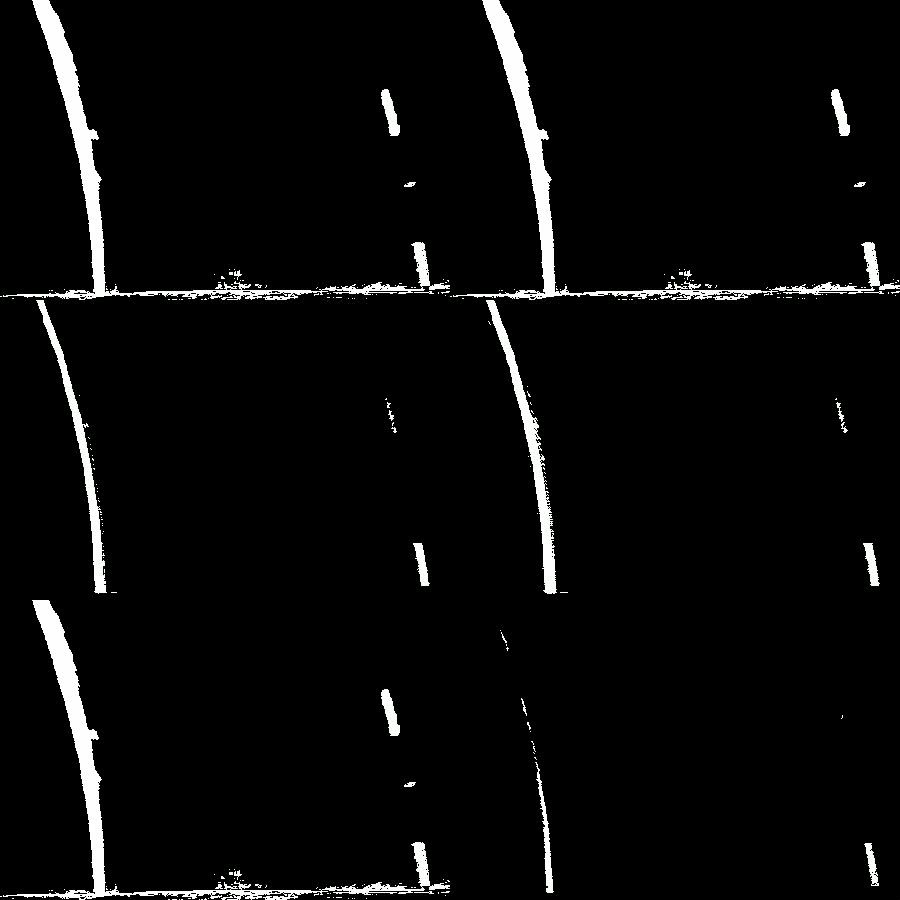
#> input picture frame 2 of mask_comparison.mp4, 900 x 900 px, given in place of project_video.mp4, which was not available
$ python experiment_with_image_processing.py
#> lines starting #> are read from the running program, lines starting #| are printed output that depends on the picture; after the words box and inside, x2 and y2 are one past the last pixel; in counts of white or black regions, pixels touching at a corner belong together; pictures that were not available may be replaced by others from this repository, and a replacement may not be noted
### carnd_advanced_lane_detection/image_transformations/perspective_transform.py
import cv2
import numpy as np

# TODO : determine good points for perspective transform, these are just the result of some early experiments
ROAD_SRC = np.float32([[250, 720], [589, 463], [701, 463], [1030, 720]])
ROAD_DST = np.float32([[250, 720], [250, 0], [1030, 0], [1030, 720]])


def road_perspective_transform(img, inverse=False):
    """Performs the perspective transform specific to mapping a vehicle
    camera image into a bird's eye view.

    :param img: An image object
    :param inverse: Boolean, whether to compute inverse transform
    :return: An image object with the perspective transform applied, either forward transform if param inverse is
             missing or False, or inverse transform if inverse param is set to True"""

    if img is None:
        return None
    transform_points_params = (ROAD_DST, ROAD_SRC) if inverse else (ROAD_SRC, ROAD_DST)
    return perspective_transform(img, *transform_points_params)


def perspective_transform(img, src, dst):
    """Performs generic perspective transform for any src and dst trapezoids

    :param img: source image
    :param src: the source trapezoid
    :param dst: the destination trapezoid:
    :return: the image transformed with the input parameters using openCV's
             warpPerspective function"""

    assert img is not None
    m = cv2.getPerspectiveTransform(src, dst)
    return cv2.warpPerspective(img, m, (img.shape[1], img.shape[0]), flags=cv2.INTER_LINEAR)

### carnd_advanced_lane_detection/image_transformations/colorspace_conversions.py
import numpy as np
import cv2


def mass_rgb_to_grayscale(images):
    return np.array(list(map(rgb_to_grayscale, images)))


def mass_brg_to_grayscale(images):
    return np.array(list(map(brg_to_grayscale, images)))


def rgb_to_grayscale(image):
    return cv2.cvtColor(image, cv2.COLOR_RGB2GRAY)


def brg_to_grayscale(image):
    return cv2.cvtColor(image, cv2.COLOR_BGR2GRAY)


def brg_to_rgb(image):
    return cv2.cvtColor(image, cv2.COLOR_BGR2RGB)


def rgb_to_hls(image):
    return cv2.cvtColor(image, cv2.COLOR_RGB2HLS)


def gray_to_rgb(image):
    return cv2.cvtColor(image, cv2.COLOR_GRAY2RGB)


def scale_grayscale_to_255(image):
    return np.uint8(255 * image / np.max(image))


def rgb_to_s_channel(image):
    return cv2.cvtColor(image, cv2.COLOR_RGB2HLS)[:, :, 2]


def normalize_brightness(img):
    img_yuv = cv2.cvtColor(img, cv2.COLOR_RGB2YUV)

    # equalize the histogram of the Y channel
    img_yuv[:, :, 0] = cv2.equalizeHist(img_yuv[:, :, 0])

    # convert the YUV image back to RGB format
    return cv2.cvtColor(img_yuv, cv2.COLOR_YUV2RGB)

### carnd_advanced_lane_detection/masks/color_masks.py
import numpy as np


def saturation_mask(s_image, thresh=(0, 255)):
    binary = np.zeros_like(s_image)
    binary[(s_image > thresh[0]) & (s_image <= thresh[1])] = 1
    return binary

### carnd_advanced_lane_detection/utils/scripts/experiment_with_image_processing.py
import os
import cv2
import matplotlib.pyplot as plt
import numpy as np
from matplotlib import image as mpimg
from moviepy.editor import VideoFileClip

from carnd_advanced_lane_detection import ROOT_DIR
from carnd_advanced_lane_detection.image_transformations.colorspace_conversions import brg_to_rgb, rgb_to_s_channel, \
    scale_grayscale_to_255, gray_to_rgb, normalize_brightness, rgb_to_grayscale
from carnd_advanced_lane_detection.image_transformations.perspective_transform import perspective_transform, \
    road_perspective_transform
from carnd_advanced_lane_detection.masks.color_masks import saturation_mask
from carnd_advanced_lane_detection.masks.gradient_masks import mag_thresh, dir_threshold
from carnd_advanced_lane_detection.masks.combined_masks import submission_combined
from carnd_advanced_lane_detection.utils.visualize_images import one_by_two_plot, visualize_lanes_with_polynomials, \
    return_superimposed_polyfits
from carnd_advanced_lane_detection.fit_functions.fit_polynomial import sliding_window_polyfit

PERSPECTIVE_CALIBRATION_PATH = os.path.join(ROOT_DIR, 'images', 'perspective_calibration_image.png')
PERSPECTIVE_TEST_PATH = os.path.join(ROOT_DIR, 'images', 'perspective_test_image.png')

TRANSFORMED_VIDEO_OUTPUT_PATH = os.path.join(ROOT_DIR, 'transformed.mp4')


# TODO: early experiments
SRC = np.float32([[285, 720], [578, 473], [721, 473], [1172, 720]])
DST = np.float32([[285, 720], [285, 0], [1172, 0], [1000, 720]])


# [69 lines left out: functions display, saturation_mask_image, display_single_saturation_masked_image, display_single_saturation_masked_transformed_image, display_single_saturation_masked_transformed_image_with_polyfit, transform_and_saturation_mask_image, not called in this run]


def display_transformed_frames():
    cap = cv2.VideoCapture(os.path.join(ROOT_DIR, 'project_video.mp4'))
    fourcc = cv2.VideoWriter_fourcc(*'mp4v')
    out = cv2.VideoWriter()
    out.open(os.path.join(ROOT_DIR, 'mask_comparison.mp4'), fourcc, 20.0, (900, 900), True)

    frame_count = 1
    while cap.isOpened():

        print("Frame number {}".format(frame_count))

        frame_count += 1

        ret, frame = cap.read()
#> frame is the input picture: shape (900, 900, 3); mean B, G, R 10.2, 10.2, 10.2
        if not ret:
            break

        # [8 lines of commented-out code are left out]
        frame = road_perspective_transform(frame)
#> in perspective_transform, `m = cv2.getPerspectiveTransform(src, dst)`: m = [[-0.715, -1.54, 1107.4], [4.42e-16, -2, 927], [0, -0.00238, 1]]
        if frame is not None:
            frame_normalized = normalize_brightness(frame)
#> in normalize_brightness, `img_yuv = cv2.cvtColor(img, cv2.COLOR_RGB2YUV)`: img_yuv: shape (900, 900, 3); mean of channels 0, 1, 2 7.4, 128, 128
#> in normalize_brightness, `img_yuv[:, :, 0] = cv2.equalizeHist(img_yuv[:, :, 0])`: img_yuv: shape (900, 900, 3); mean of channels 0, 1, 2 7.9, 128, 128
            # if 400 < frame_count < 600:
            #     mpimg.imsave("/tmp/frame-{}.png".format(frame_count - 2), frame)
            s_image = rgb_to_s_channel(frame_normalized)
#> in rgb_to_s_channel, `return cv2.cvtColor(image, cv2.COLOR_RGB2HLS)[:, :, 2]`:
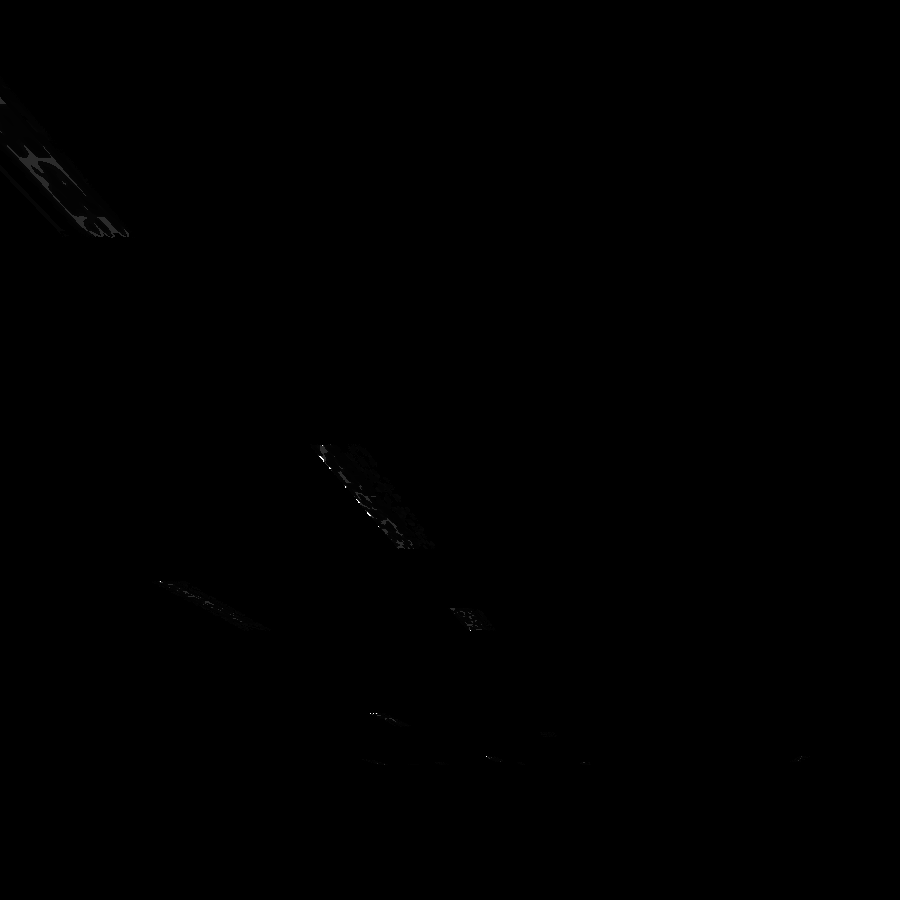
#> returned value: shape (900, 900); min 0, max 255, mean 0.1
            clahe = cv2.createCLAHE(clipLimit=2.0, tileGridSize=(8, 8))
            equalized = clahe.apply(s_image)


            s_image_nonnorm = rgb_to_s_channel(frame)


            equalized_nonnorm = clahe.apply(s_image_nonnorm)
            combined_nonnorm = np.hstack((s_image_nonnorm, equalized_nonnorm))
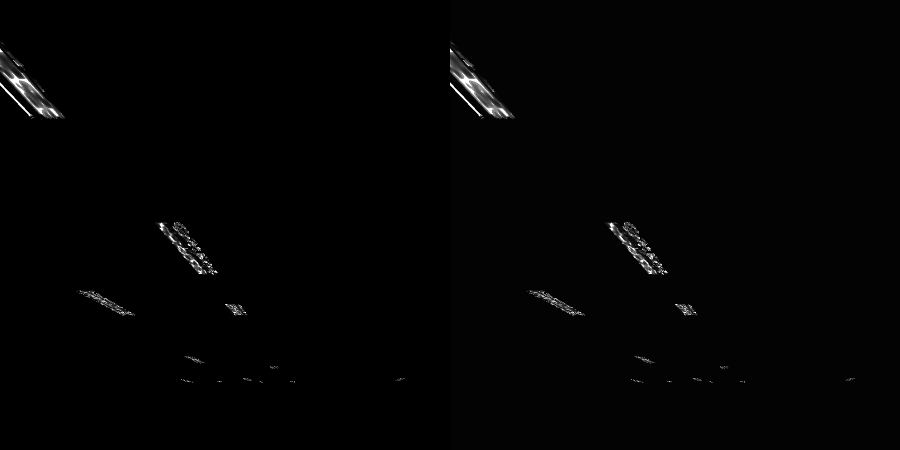
#> combined_nonnorm: shape (900, 1800) (shown at 1/2 size); min 0, max 255, mean 3
            combined_nonnorm = cv2.resize(combined_nonnorm, (900, 300))
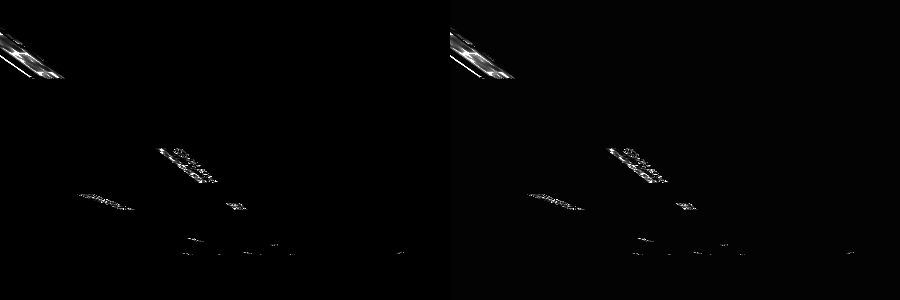
#> combined_nonnorm: shape (300, 900); min 0, max 255, mean 3
            masked_nonnorm = saturation_mask(combined_nonnorm, (170, 255))
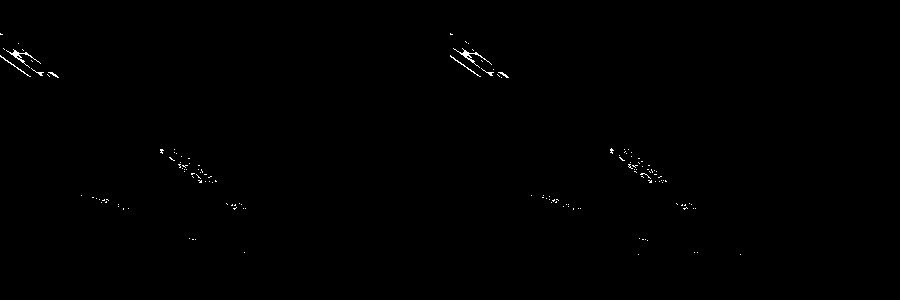
#> masked_nonnorm: shape (300, 900); values 0 (black) and 1 (white), 0.27% white in thin lines or dots, all inside (x1, y1, x2, y2) = (0, 33, 741, 255)

            equalized2 = normalize_brightness(gray_to_rgb(s_image))
#> in normalize_brightness (call 2), `img_yuv = cv2.cvtColor(img, cv2.COLOR_RGB2YUV)`: img_yuv: shape (900, 900, 3); mean of channels 0, 1, 2 0.1, 128, 128
#> in normalize_brightness (call 2), `img_yuv[:, :, 0] = cv2.equalizeHist(img_yuv[:, :, 0])`: img_yuv: shape (900, 900, 3); mean of channels 0, 1, 2 2.7, 128, 128
            equalized3 = normalize_brightness(gray_to_rgb(s_image_nonnorm))
#> in normalize_brightness (call 3), `img_yuv = cv2.cvtColor(img, cv2.COLOR_RGB2YUV)`: img_yuv: shape (900, 900, 3); mean of channels 0, 1, 2 1.5, 128, 128
#> in normalize_brightness (call 3), `img_yuv[:, :, 0] = cv2.equalizeHist(img_yuv[:, :, 0])`: img_yuv: shape (900, 900, 3); mean of channels 0, 1, 2 2.4, 128, 128
            combined_luminosity_normalized = np.hstack((equalized2, equalized3))
            combined_luminosity_normalized = cv2.resize(combined_luminosity_normalized, (900, 300))
#> combined_luminosity_normalized: shape (300, 900, 3)
            combined_luminosity_normalized = rgb_to_grayscale(combined_luminosity_normalized)
            masked_3 = saturation_mask(combined_luminosity_normalized, (254,255))
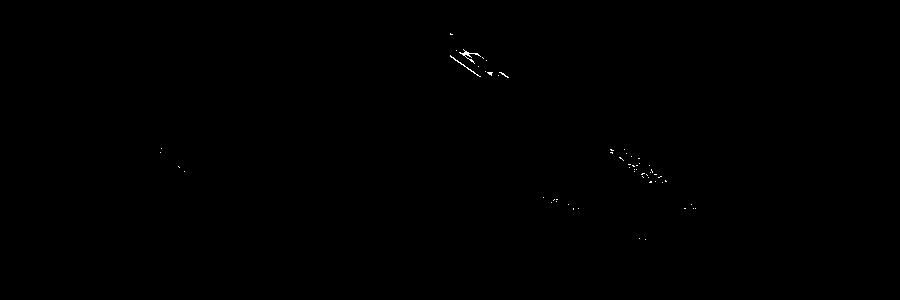
#> masked_3: shape (300, 900); values 0 (black) and 1 (white), 0.09% white in thin lines or dots, all inside (x1, y1, x2, y2) = (160, 33, 696, 240)

            # [5 lines of commented-out code are left out]
            combined = np.hstack((s_image, equalized))
            combined = cv2.resize(combined, (900, 300))
#> combined: shape (300, 900)
            masked_normalized = saturation_mask(combined, (254, 255))
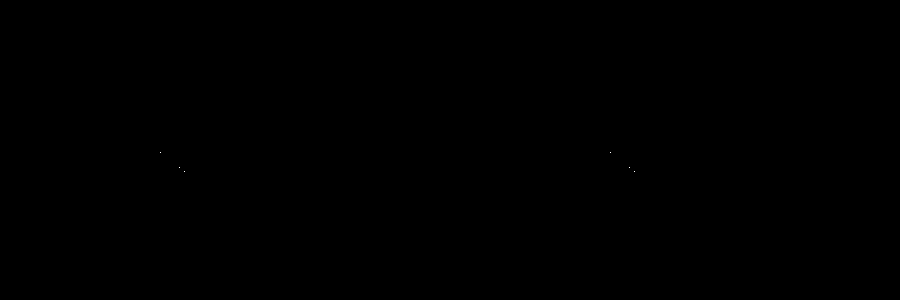
#> masked_normalized: shape (300, 900); values 0 (black) and 1 (white), 0% white in thin lines or dots, all inside (x1, y1, x2, y2) = (160, 152, 635, 172)

            ultimate_combined = np.vstack((masked_normalized, masked_nonnorm, masked_3))
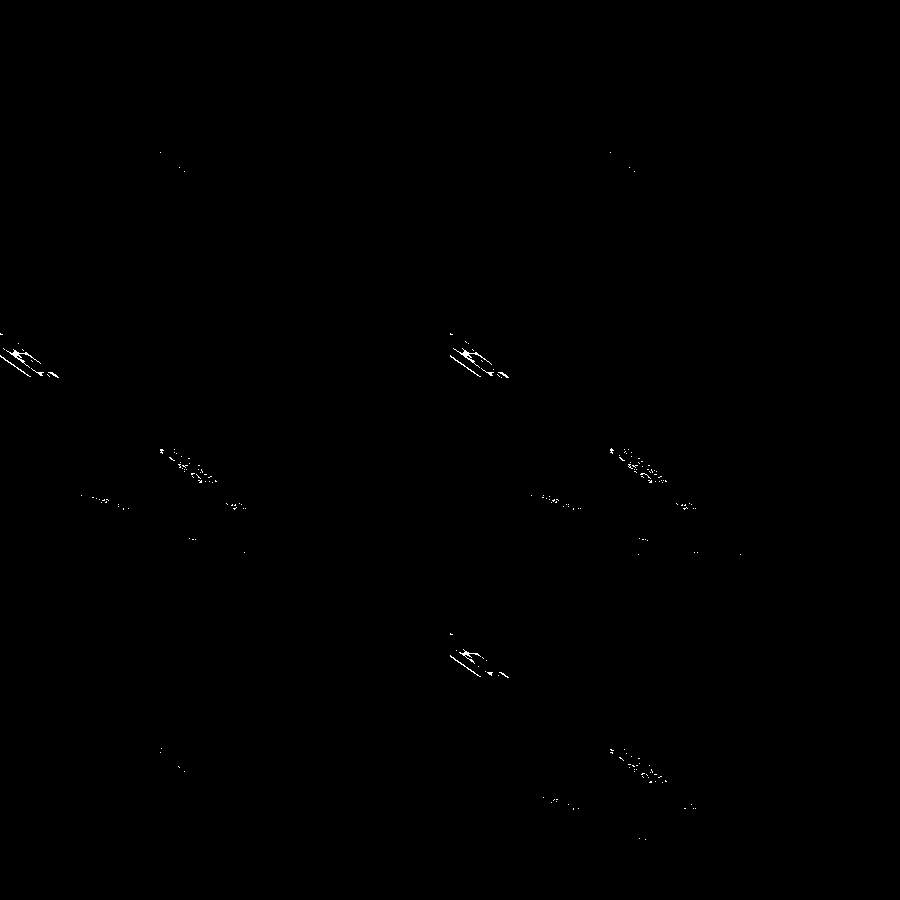
#> ultimate_combined: shape (900, 900); values 0 (black) and 1 (white), 0.12% white in thin lines or dots, all inside (x1, y1, x2, y2) = (0, 152, 741, 840)
            # [6 lines of commented-out code are left out]
            ultimate_combined = scale_grayscale_to_255(ultimate_combined)

            # [13 lines of commented-out code are left out]
            cv2.imshow('frame', ultimate_combined)
            out.write(gray_to_rgb(ultimate_combined))
        if cv2.waitKey(1) & 0xFF == ord('q'):
#> (key q is pressed here)
            break

    cap.release()
    out.release()
    cv2.destroyAllWindows()

# [43 lines left out: functions display_partly_transformed_frames, load_video_capture_frames, not called in this run]


def perspective_transform_single_image(img):
    transformed_img = perspective_transform(img, SRC, DST)
    return transformed_img


if __name__ == "__main__":

    # [10 lines of commented-out code are left out]

    display_transformed_frames()
    # [13 lines of commented-out code are left out]

$ run again, starting later in the video
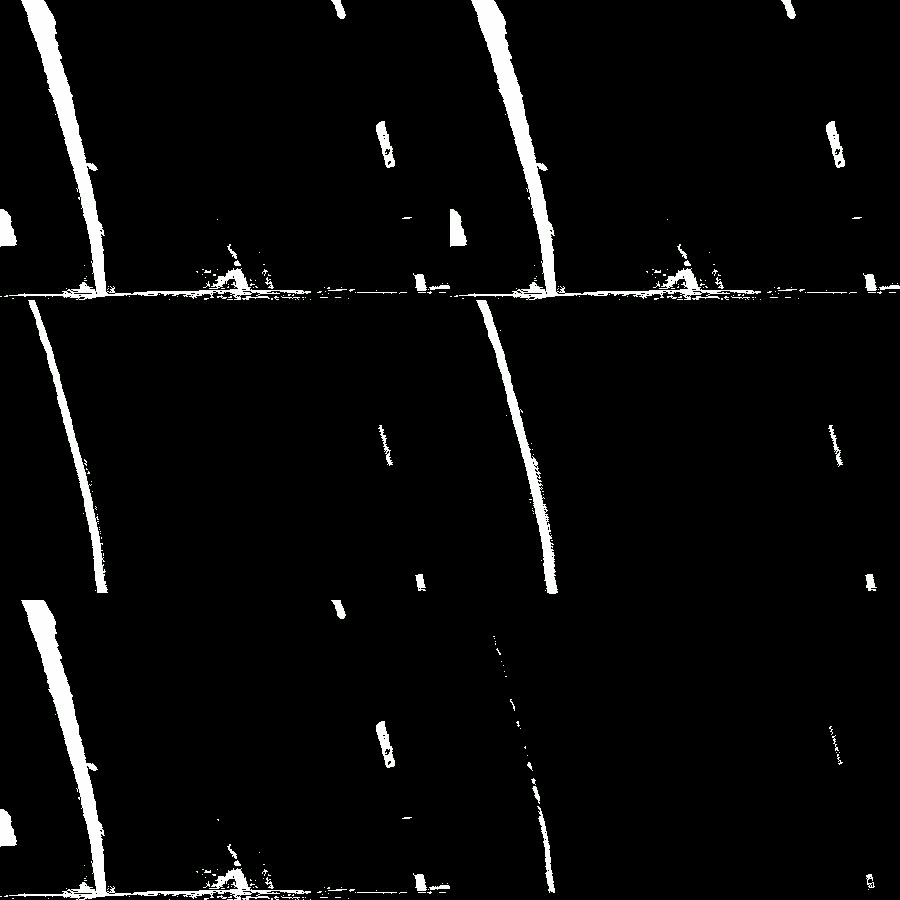
#> input picture frame 17 of mask_comparison.mp4, 900 x 900 px, given in place of project_video.mp4, which was not available
#> in display_transformed_frames, frame is the input picture: shape (900, 900, 3); mean B, G, R 10, 10.1, 10
#> m = [[-0.715, -1.54, 1107.4], [4.42e-16, -2, 927], [0, -0.00238, 1]]
#> in display_transformed_frames, `masked_nonnorm = saturation_mask(combined_nonnorm, (170, 255))`:
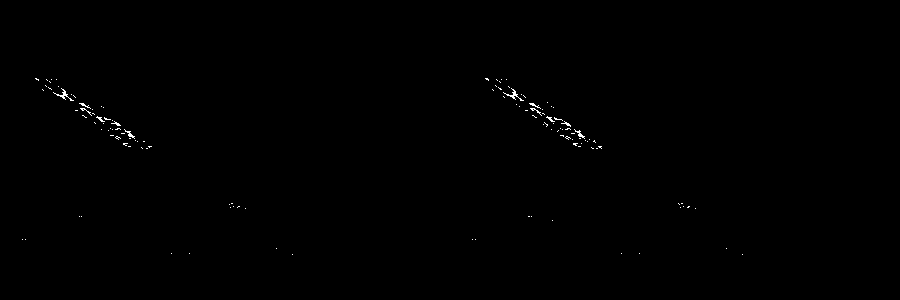
#> masked_nonnorm: shape (300, 900); values 0 (black) and 1 (white), 0.23% white in thin lines or dots, all inside (x1, y1, x2, y2) = (22, 78, 743, 255)
#> masked_3: shape (300, 900); values 0 (black) and 1 (white), 0.13% white in thin lines or dots, all inside (x1, y1, x2, y2) = (25, 76, 727, 254)
#> masked_normalized: shape (300, 900); values 0 (black) and 1 (white), 0% white in thin lines or dots, all inside (x1, y1, x2, y2) = (142, 148, 598, 149)
#> in display_transformed_frames, `ultimate_combined = np.vstack((masked_normalized, masked_nonnorm, mask..`:
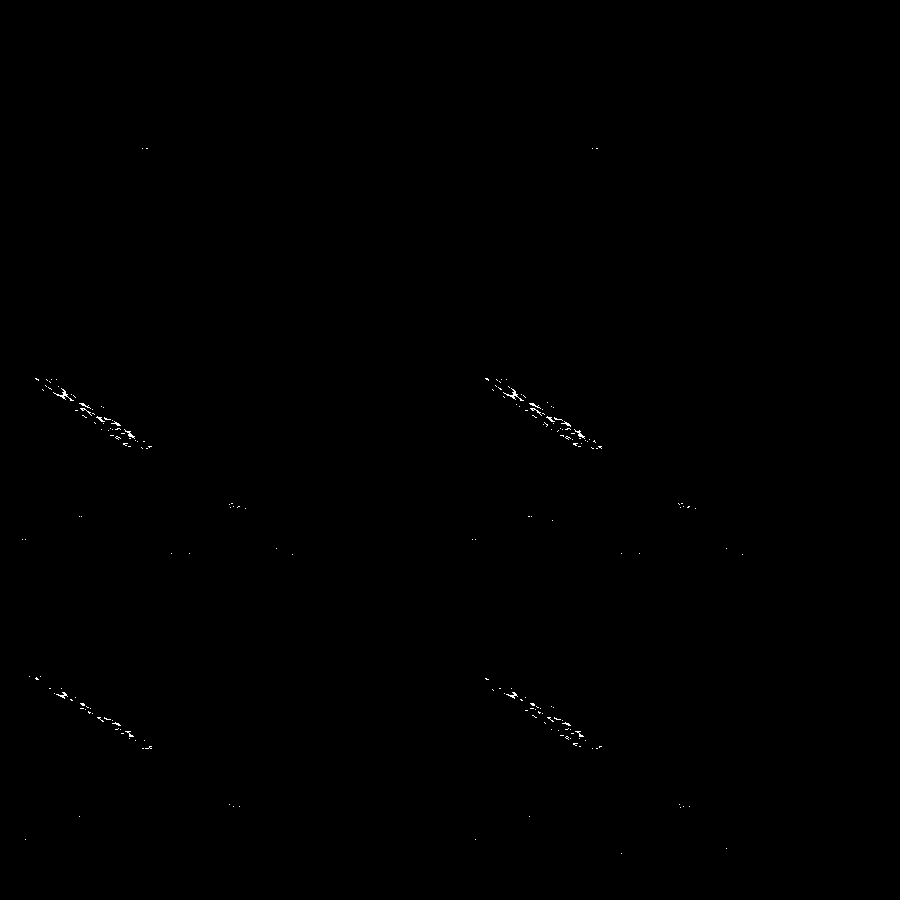
#> ultimate_combined: shape (900, 900); values 0 (black) and 1 (white), 0.12% white in thin lines or dots, all inside (x1, y1, x2, y2) = (22, 148, 743, 854)
